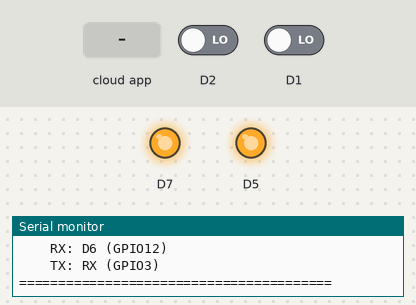
A program run on a simulated ESP8266 (NodeMCU). On the bench: output pins drawn as LEDs (lit = HIGH), the last lines printed to the serial monitor. The test bench sets the inputs (shaded band); at power-on: D2 LOW, D1 LOW. WiFi joins after 1.5 s; servers stay silent unless stated.

Above: at 3.2 s.
3.3 s: D2 driven HIGH
At 4.3 s:
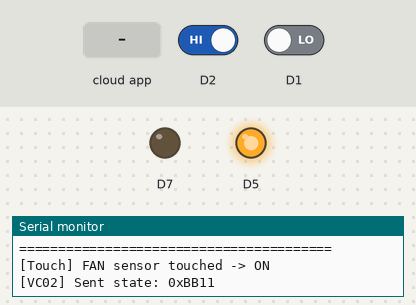
4.8 s: D1 driven HIGH
At 5.4 s:
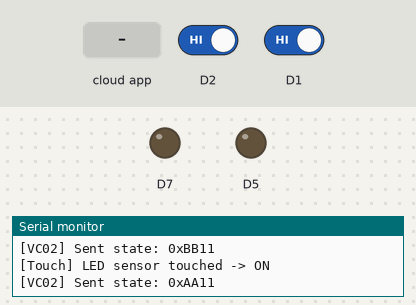
6.3 s: the phone or cloud app sets 688c44acedeca866fe97c5f1 to 0
At 7.8 s:
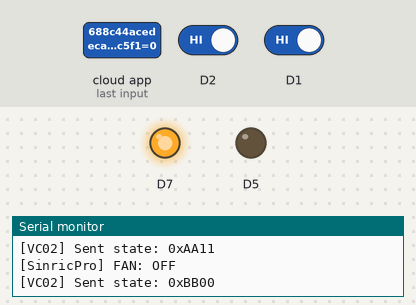
8.1 s: the phone or cloud app sets 688c44e8ddd2551252bb6f0f to 0
At 9.3 s:
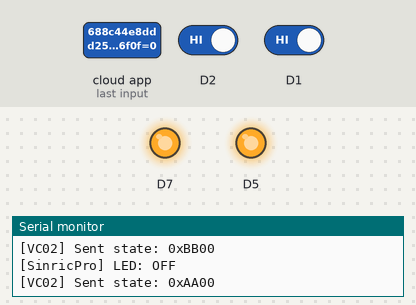
11.4 s: the phone or cloud app sets 688c44acedeca866fe97c5f1 to 1
At 13.0 s:
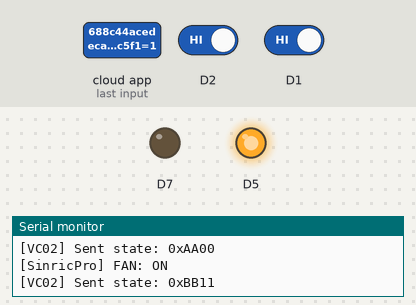
Timing chart, 0 to 14.2 s (numbered marks = the images above; inputs shaded):
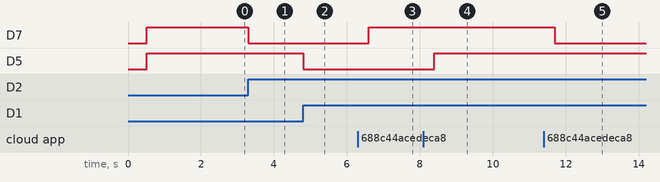

Measured:
- after the input at 3.3 s, D7: HIGH → LOW at once
- after the input at 4.8 s, D5: HIGH → LOW at once
- after the input at 6.3 s, D7: LOW → HIGH after 0.30 s
- after the input at 8.1 s, D5: LOW → HIGH after 0.30 s
- after the input at 11.4 s, D7: HIGH → LOW after 0.30 s

The program:

main.cpp
```cpp
/*
 * ESP8266/ESP32 SinricPro Multi-Switch with VC02 Voice Controller Integration
 *
 * Hardware Configuration:
 * - ACTIVE-LOW Relays: LOW = ON, HIGH = OFF
 * - ACTIVE-HIGH Touch Sensors: HIGH = Touched, LOW = Not Touched
 *
 * Pin Configuration (ESP8266):
 * - Touch Sensor 1 (LED): D1 (GPIO5)
 * - Touch Sensor 2 (FAN): D2 (GPIO4)
 * - Relay 1 (LED): D5 (GPIO14) - Active LOW
 * - Relay 2 (FAN): D8 (GPIO15) - Active LOW
 * - VC02 RX: D6 (GPIO12)
 * - VC02 TX: D7 (GPIO13)
 *
 * UART Commands from VC02:
 * - AA00 = LED OFF, AA11 = LED ON
 * - BB00 = FAN OFF, BB11 = FAN ON
 */

#ifdef ENABLE_DEBUG
  #define DEBUG_ESP_PORT Serial
  #define NODEBUG_WEBSOCKETS
  #define NDEBUG
#endif

#include <Arduino.h>
#if defined(ESP8266)
  #include <ESP8266WiFi.h>
  #include <SoftwareSerial.h>
#elif defined(ESP32) || defined(ARDUINO_ARCH_RP2040)
  #include <WiFi.h>
  #include <HardwareSerial.h>
#endif

#include "SinricPro.h"
#include "SinricProSwitch.h"
#include <map>

// ====== WiFi Configuration ======
#define WIFI_SSID         "vaibhav"
#define WIFI_PASS         "VEB@4697"
#define APP_KEY           "f1158241-af33-4bdf-b8bf-067c42491146"
#define APP_SECRET        "d49edcd2-aee5-43e1-abc5-6b8d6f34644c-96ca2347-8633-43a8-bdc3-c477de4d9db1"

// ====== UART Configuration for VC02 ======
#if defined(ESP8266)
  #define VC02_RX_PIN 12  // D6 -> GPIO12 - Connect to VC02 TX
  #define VC02_TX_PIN 3  // RX -> GPIO13 - Connect to VC02 RX
  SoftwareSerial VC02Serial(VC02_RX_PIN, VC02_TX_PIN);
#elif defined(ESP32)
  #define VC02_RX_PIN 16
  #define VC02_TX_PIN 17
  HardwareSerial VC02Serial(2);
#endif

#define VC02_BAUD_RATE 9600

// ====== Pin Configuration (ESP8266 NodeMCU) ======
// Touch Sensors (Active HIGH - 3.3V when touched)
#define TOUCH_SENSOR_LED  5   // D1 -> GPIO5
#define TOUCH_SENSOR_FAN  4   // D2 -> GPIO4

// Relays (Active LOW - GND to turn ON)
#define RELAY_LED        14   // D5 -> GPIO14
#define RELAY_FAN        13   // D7 -> GPIO13

// ====== System Configuration ======
#define BAUD_RATE            115200
#define DEBOUNCE_TIME        250
#define WIFI_CHECK_INTERVAL  5000
#define MIN_WIFI_STRENGTH    -70
#define RELAY_RESPONSE_DELAY 300

// Device configuration structure
typedef struct {
  int relayPIN;
  int touchSensorPIN;
  String deviceName;
} deviceConfig_t;

// Device mapping with SinricPro Device IDs
std::map<String, deviceConfig_t> devices = {
    // {deviceId, {relayPIN, touchSensorPIN, deviceName}}
    {"688c44e8ddd2551252bb6f0f", {RELAY_LED, TOUCH_SENSOR_LED, "LED"}},
    {"688c44acedeca866fe97c5f1", {RELAY_FAN, TOUCH_SENSOR_FAN, "FAN"}},
};

// Touch sensor state tracking
typedef struct {
  String deviceId;
  bool lastTouchState;
  unsigned long lastTouchChange;
} touchSensorConfig_t;

std::map<int, touchSensorConfig_t> touchSensors;

// System status variables
unsigned long lastWiFiCheck = 0;
bool wifiConnected = false;
bool sinricConnected = false;
String uartBuffer = "";
uint16_t receivedValue = 0;  // Store combined hex value from VC02

// ====== Function Prototypes ======
void setupRelays();
void setupTouchSensors();
void setupWiFi();
void setupSinricPro();
void setupVC02Serial();
void checkWiFiConnection();
void handleTouchSensors();
void handleVC02Commands();
void processVC02Command(uint16_t hexCommand);
void sendStateToVC02(String deviceName, bool state);
void setRelayState(int relayPIN, bool state);
bool getRelayState(int relayPIN);
bool onPowerState(String deviceId, bool &state);
String getDeviceIdByName(String deviceName);

// ====== Relay Control Functions (Active LOW Logic) ======
void setRelayState(int relayPIN, bool state) {
  // Active LOW relay: LOW = ON, HIGH = OFF
  // state: true = ON, false = OFF
  if (state) {
    digitalWrite(relayPIN, LOW);   // LOW = Relay ON (GND)
  } else {
    digitalWrite(relayPIN, HIGH);  // HIGH = Relay OFF (3.3V)
  }
}

bool getRelayState(int relayPIN) {
  // Read current relay state
  // Active LOW: LOW = ON (true), HIGH = OFF (false)
  return (digitalRead(relayPIN) == LOW);
}

// ====== Setup Functions ======
void setupRelays() {
  Serial.println("[Setup] Initializing relays (Active LOW)...");

  for (auto &device : devices) {
    int relayPIN = device.second.relayPIN;
    pinMode(relayPIN, OUTPUT);
    setRelayState(relayPIN, false); // Initialize all relays to OFF

    Serial.printf("  Relay %s (Pin %d): OFF\r\n",
                  device.second.deviceName.c_str(), relayPIN);
  }

  Serial.println("[Setup] Relays initialized successfully");
}

void setupTouchSensors() {
  Serial.println("[Setup] Initializing touch sensors (Active HIGH)...");

  for (auto &device : devices) {
    touchSensorConfig_t sensorConfig;
    sensorConfig.deviceId = device.first;
    sensorConfig.lastTouchChange = 0;
    sensorConfig.lastTouchState = false;

    int sensorPIN = device.second.touchSensorPIN;
    pinMode(sensorPIN, INPUT);  // Touch sensors are active HIGH

    touchSensors[sensorPIN] = sensorConfig;

    Serial.printf("  Touch Sensor %s (Pin %d): Ready\r\n",
                  device.second.deviceName.c_str(), sensorPIN);
  }

  Serial.println("[Setup] Touch sensors initialized successfully");
}

void setupWiFi() {
  Serial.printf("\r\n[WiFi] Connecting to %s", WIFI_SSID);

  #if defined(ESP8266)
    WiFi.setSleepMode(WIFI_NONE_SLEEP);
    WiFi.setAutoReconnect(true);
    WiFi.persistent(true);
  #elif defined(ESP32)
    WiFi.setSleep(false);
    WiFi.setAutoReconnect(true);
    WiFi.persistent(true);
  #endif

  WiFi.mode(WIFI_STA);
  WiFi.begin(WIFI_SSID, WIFI_PASS);

  int attempts = 0;
  while (WiFi.status() != WL_CONNECTED && attempts < 40) {
    Serial.print(".");
    delay(500);
    attempts++;
  }

  if(WiFi.status() == WL_CONNECTED) {
    wifiConnected = true;
    Serial.printf("\r\n[WiFi] Connected! IP: %s\r\n", WiFi.localIP().toString().c_str());
    Serial.printf("[WiFi] Signal Strength: %d dBm\r\n", WiFi.RSSI());
  } else {
    wifiConnected = false;
    Serial.println("\r\n[WiFi] Connection failed! Operating in offline mode.");
  }
}

void setupSinricPro() {
  if(!wifiConnected) {
    Serial.println("[SinricPro] Skipping setup - No WiFi connection");
    return;
  }

  for (auto &device : devices) {
    const char *deviceId = device.first.c_str();
    SinricProSwitch &mySwitch = SinricPro[deviceId];
    mySwitch.onPowerState(onPowerState);
  }

  SinricPro.onConnected([]() {
    sinricConnected = true;
    Serial.println("[SinricPro] Connected to cloud");
  });

  SinricPro.onDisconnected([]() {
    sinricConnected = false;
    Serial.println("[SinricPro] Disconnected from cloud");
  });

  SinricPro.begin(APP_KEY, APP_SECRET);
  Serial.println("[SinricPro] Setup complete");
}

void setupVC02Serial() {
  #if defined(ESP8266)
    VC02Serial.begin(VC02_BAUD_RATE);
  #elif defined(ESP32)
    VC02Serial.begin(VC02_BAUD_RATE, SERIAL_8N1, VC02_RX_PIN, VC02_TX_PIN);
  #endif

  Serial.println("[VC02] UART initialized");
  Serial.printf("[VC02] RX: GPIO%d (D6), TX: GPIO%d (D7), Baud: %d\r\n",
                VC02_RX_PIN, VC02_TX_PIN, VC02_BAUD_RATE);
}

// ====== WiFi Management ======
void checkWiFiConnection() {
  unsigned long currentMillis = millis();

  if (currentMillis - lastWiFiCheck >= WIFI_CHECK_INTERVAL) {
    lastWiFiCheck = currentMillis;

    if (WiFi.status() != WL_CONNECTED) {
      if(wifiConnected) {
        Serial.println("[WiFi] Connection lost! Reconnecting...");
        wifiConnected = false;
        sinricConnected = false;
      }
      WiFi.reconnect();
      delay(100);
    } else {
      int32_t rssi = WiFi.RSSI();

      if(!wifiConnected) {
        wifiConnected = true;
        Serial.printf("[WiFi] Reconnected! IP: %s\r\n", WiFi.localIP().toString().c_str());

        if(!sinricConnected) {
          setupSinricPro();
        }
      }

      if(rssi < MIN_WIFI_STRENGTH) {
        Serial.printf("[WiFi] Weak signal: %d dBm\r\n", rssi);
      }
    }
  }
}

// ====== Device Control Functions ======
bool onPowerState(String deviceId, bool &state) {
  if(wifiConnected) {
    delay(RELAY_RESPONSE_DELAY);
  }

  Serial.printf("[SinricPro] %s: %s\r\n",
                devices[deviceId].deviceName.c_str(),
                state ? "ON" : "OFF");

  int relayPIN = devices[deviceId].relayPIN;
  setRelayState(relayPIN, state);

  String deviceName = devices[deviceId].deviceName;
  sendStateToVC02(deviceName, state);

  return true;
}

// ====== Touch Sensor Handler (Active HIGH, Toggle behavior) ======
void handleTouchSensors() {
  unsigned long currentMillis = millis();

  for (auto &sensor : touchSensors) {
    int sensorPIN = sensor.first;
    touchSensorConfig_t &config = sensor.second;

    // Check debounce time
    if (currentMillis - config.lastTouchChange < DEBOUNCE_TIME) {
      continue;
    }

    // Read touch sensor (Active HIGH - HIGH when touched)
    bool currentTouchState = digitalRead(sensorPIN);

    // Detect touch (transition from LOW to HIGH)
    if (currentTouchState == HIGH && config.lastTouchState == LOW) {
      config.lastTouchChange = currentMillis;
      config.lastTouchState = currentTouchState;

      // Toggle relay on touch
      String deviceId = config.deviceId;
      int relayPIN = devices[deviceId].relayPIN;

      // Get current relay state and toggle it
      bool currentRelayState = getRelayState(relayPIN);
      bool newRelayState = !currentRelayState;

      setRelayState(relayPIN, newRelayState);

      Serial.printf("[Touch] %s sensor touched -> %s\r\n",
                    devices[deviceId].deviceName.c_str(),
                    newRelayState ? "ON" : "OFF");

      // Sync to cloud if connected
      if(wifiConnected && sinricConnected) {
        SinricProSwitch &mySwitch = SinricPro[deviceId];
        mySwitch.sendPowerStateEvent(newRelayState);
      }

      // Send to VC02
      sendStateToVC02(devices[deviceId].deviceName, newRelayState);
    }

    // Update last state when touch is released (HIGH to LOW)
    if (currentTouchState == LOW && config.lastTouchState == HIGH) {
      config.lastTouchState = currentTouchState;
    }
  }
}

// ====== VC02 UART Communication (Binary Hex Format) ======
void handleVC02Commands() {
  if (VC02Serial.available() >= 2) {
    // Read two bytes from VC02
    byte highByte = VC02Serial.read();
    byte lowByte = VC02Serial.read();

    // Combine the two bytes into a single 16-bit hex value
    receivedValue = (highByte << 8) | lowByte;

    // Print the received value in HEX format
    Serial.print("[VC02] Received HEX value: 0x");
    Serial.println(receivedValue, HEX);

    // Process the hex command
    processVC02Command(receivedValue);
  }
}

void processVC02Command(uint16_t hexCommand) {
  String deviceName = "";
  bool newState = false;
  bool validCommand = false;

  // Parse VC02 hex commands using switch statement
  switch(hexCommand) {
    case 0xAA00:  // LED OFF
      deviceName = "LED";
      newState = false;
      validCommand = true;
      break;

    case 0xAA11:  // LED ON
      deviceName = "LED";
      newState = true;
      validCommand = true;
      break;

    case 0xBB00:  // FAN OFF
      deviceName = "FAN";
      newState = false;
      validCommand = true;
      break;

    case 0xBB11:  // FAN ON
      deviceName = "FAN";
      newState = true;
      validCommand = true;
      break;

    default:
      Serial.printf("[VC02] Unknown HEX command: 0x%04X\r\n", hexCommand);
      return;
  }

  if(!validCommand) {
    return;
  }

  // Get device ID and control relay
  String deviceId = getDeviceIdByName(deviceName);
  if (deviceId == "") {
    Serial.printf("[VC02] Device not found: %s\r\n", deviceName.c_str());
    return;
  }

  int relayPIN = devices[deviceId].relayPIN;
  setRelayState(relayPIN, newState);

  Serial.printf("[VC02] %s turned %s (0x%04X)\r\n",
                deviceName.c_str(), newState ? "ON" : "OFF", hexCommand);

  // Sync to cloud if connected
  if(wifiConnected && sinricConnected) {
    delay(RELAY_RESPONSE_DELAY);
    SinricProSwitch &mySwitch = SinricPro[deviceId];
    mySwitch.sendPowerStateEvent(newState);
  }

  // Send acknowledgment with hex value
  VC02Serial.print("OK:0x");
  VC02Serial.println(hexCommand, HEX);

  // Reset received value
  receivedValue = 0;
}

void sendStateToVC02(String deviceName, bool state) {
  uint16_t hexValue = 0;

  // Convert device state to hex value
  if (deviceName == "LED") {
    hexValue = state ? 0xAA11 : 0xAA00;
  } else if (deviceName == "FAN") {
    hexValue = state ? 0xBB11 : 0xBB00;
  }

  if (hexValue != 0) {
    // Send hex value as two bytes
    byte highByte = (hexValue >> 8) & 0xFF;
    byte lowByte = hexValue & 0xFF;

    VC02Serial.write(highByte);
    VC02Serial.write(lowByte);

    Serial.printf("[VC02] Sent state: 0x%04X\r\n", hexValue);
  }
}

String getDeviceIdByName(String deviceName) {
  for (auto &device : devices) {
    if (device.second.deviceName == deviceName) {
      return device.first;
    }
  }
  return "";
}

// ====== Main Setup and Loop ======
void setup() {
  Serial.begin(BAUD_RATE);
  delay(500);

  Serial.println("\r\n========================================");
  Serial.println("ESP8266 Home Automation System");
  Serial.println("Active-LOW Relays | Active-HIGH Touch");
  Serial.println("========================================\r\n");

  setupRelays();
  setupTouchSensors();
  setupVC02Serial();
  setupWiFi();
  setupSinricPro();

  Serial.println("\r\n========================================");
  Serial.println("[System] Initialization Complete!");
  Serial.println("[System] Ready for operation");
  Serial.println("========================================\r\n");

  // Display pin configuration
  Serial.println("[Info] Pin Configuration:");
  Serial.println("  Touch Sensors:");
  Serial.printf("    LED: D1 (GPIO%d)\r\n", TOUCH_SENSOR_LED);
  Serial.printf("    FAN: D2 (GPIO%d)\r\n", TOUCH_SENSOR_FAN);
  Serial.println("  Relays (Active LOW):");
  Serial.printf("    LED: D5 (GPIO%d)\r\n", RELAY_LED);
  Serial.printf("    FAN: D7 (GPIO%d)\r\n", RELAY_FAN);
  Serial.println("  VC02 UART:");
  Serial.printf("    RX: D6 (GPIO%d)\r\n", VC02_RX_PIN);
  Serial.printf("    TX: RX (GPIO%d)\r\n", VC02_TX_PIN);
  Serial.println("========================================\r\n");
}

void loop() {
  // WiFi connection monitoring
  checkWiFiConnection();

  // SinricPro cloud handling
  if(wifiConnected) {
    SinricPro.handle();
  }

  // Touch sensor monitoring (always active)
  handleTouchSensors();

  // VC02 UART command handling (always active)
  handleVC02Commands();

  // Prevent WDT reset
  delay(1);
}
```
